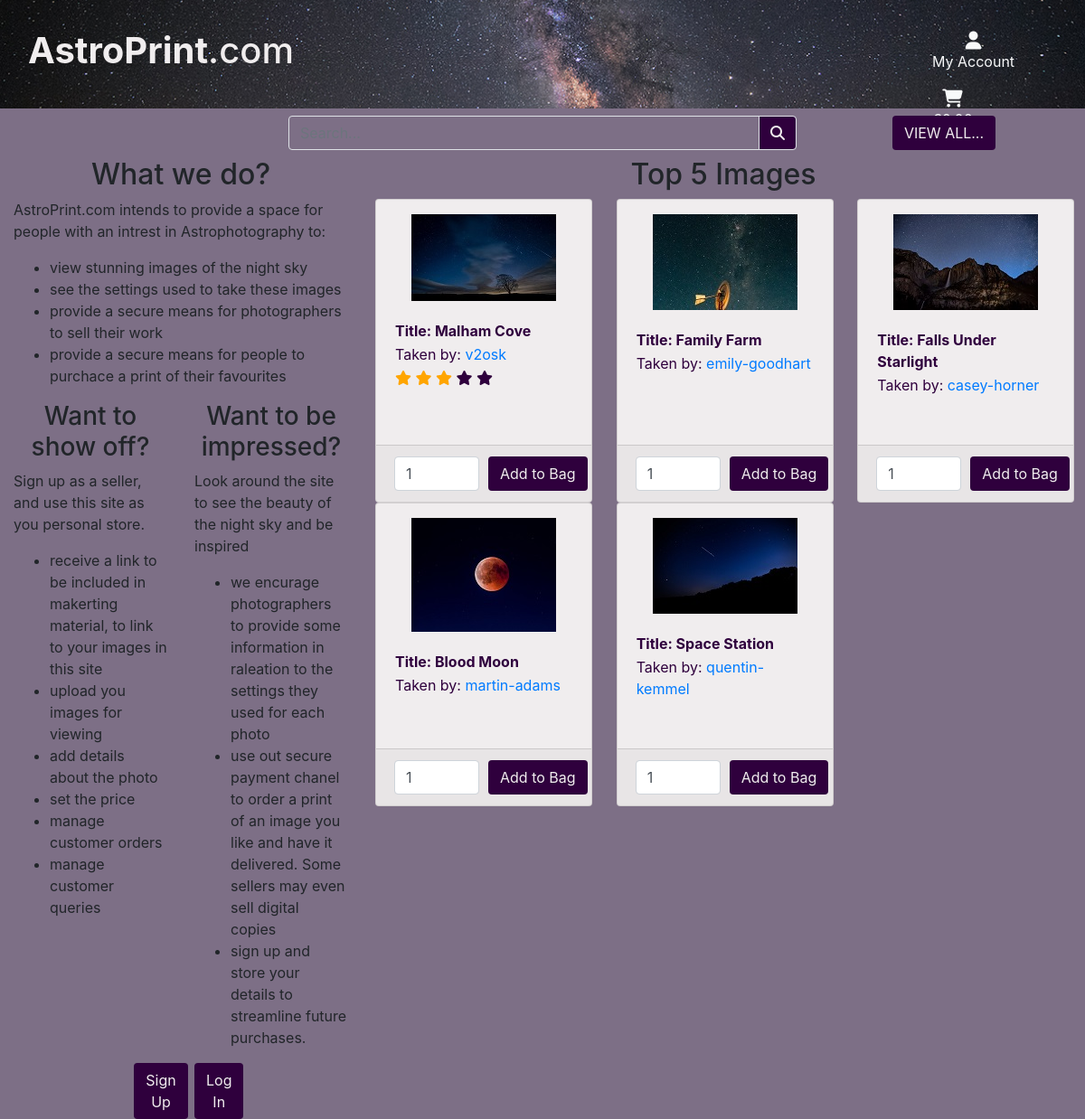
Before: / with the older database file.
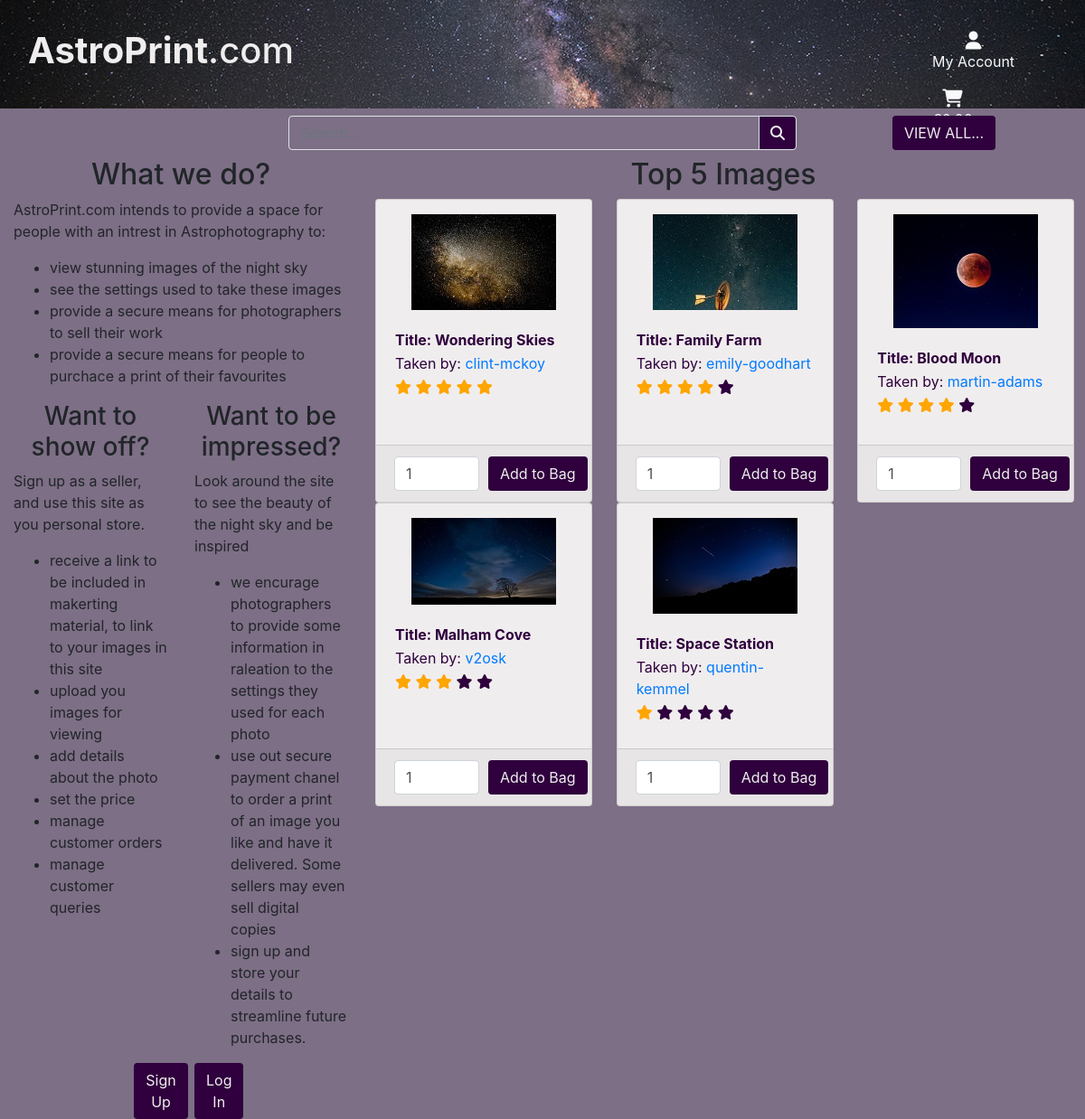
After: the same page with the newer database file.
### images/models.py (models this page shows, shortened)
class Image(models.Model):
    prev_img = models.ImageField(verbose_name='', upload_to='user_images/')
    tmnl_img = models.ImageField(verbose_name='', upload_to='user_images/')
    img_title = models.CharField(max_length=75, null=False, blank=False)
    img_taken = models.DateField(null=True, blank=True)
    base_price = models.DecimalField(max_digits=6, decimal_places=2)
    user_id = models.ForeignKey(User, to_field='id', on_delete=models.CASCADE)
    img_status = models.BooleanField(default=False)
    vol_sold = models.IntegerField(default=0)
    img_rating = models.IntegerField(null=False, blank=False, default=0)
    img_data_id = models.ForeignKey(
        'Image_Data', to_field='id', on_delete=models.SET_NULL,
        null=True, blank=True
    )
    date_added = models.DateTimeField(auto_now_add=True)
    last_updated = models.DateTimeField(auto_now=True)

### home/views.py (the view)
# urls.py: path('', views.index, name='home'),
def index(request):
    images = Image.objects.filter(
        img_status=True).order_by(
            "-img_rating", "-vol_sold")[:5]
    context = {
        'images': images,
    }
    return render(request, 'home/index.html', context)

### shopping_bag/contexts.py (called while the page is built, shortened)
def bag_contents(request):
    bag_images = []
    total = 0
    prod_count = 0
    bag = request.session.get('bag', {})
    context = {
        'bag_images': bag_images,
        'total': total,
        'prod_count': prod_count,
    }
    return context

### home/templates/home/index.html (shortened to what this page needs)
{% extends "base.html" %}
{% load static %}
{% block content %}
    {% include 'includes/search_no_filter.html' %}
    <div class="row m-0">
        <div class="col-12 col-lg-4">
            <div class="row">
                <div class="col">
                    <h2 class="text-center">What we do?</h2>
                    <p>
                        AstroPrint.com intends to provide a space for people
                        with an intrest in Astrophotography to:
                    </p>
                    <ul>
                        <li>
                            view stunning images of the night sky
                        </li>
                        <li>
                            see the settings used to take these images
                        </li>
                        <li>
                            provide a secure means for photographers to sell
                            their work
                        </li>
                        <li>
                            provide a secure means for people to purchace a
                            print of their favourites
                        </li>
                    </ul>
                </div>
            </div>
            <div class="row">
                <div class="col col-md-6">
                    <h3 class="text-center">Want to show off?</h3>
                    <p>
                        Sign up as a seller, and use this site as you personal
                        store.
                    </p>
                    <ul>
                        <li>
                            receive a link to be included in makerting material,
                            to link to your images in this site
                        </li>
                        <li>upload you images for viewing</li>
                        <li>add details about the photo</li>
                        <li>set the price</li>
                        <li>manage customer orders</li>
                        <li>manage customer queries</li>
                    </ul>
                </div>
                <div class="col col-md-6">
                    <h3 class="text-center">Want to be impressed?</h3>
                    <p>
                        Look around the site to see the beauty of the night sky
                        and be inspired
                    </p>
                    <ul>
                        <li>
                            we encurage photographers to provide some information
                            in raleation to the settings they used for each photo
                        </li>
                        <li>
                            use out secure payment chanel to order a print of an
                            image you like and have it delivered. Some sellers may
                            even sell digital copies
                        </li>
                        <li>
                            sign up and store your details to streamline future
                            purchases.
                        </li>
                    </ul>
                </div>
            </div>
            <div class="row">
                <div class="col-4"></div>
                <div class="col-2">
                    <a href="{% url 'account_signup' %}" class="btn btn-site">Sign Up</a>
                </div>
                <div class="col-2">
                    <a href="{% url 'account_login' %}" class="btn btn-site">Log In</a>
                </div>
                <div class="col-4"></div>
            </div>
        </div>
        <div class="col-12 col-lg-8">
            <div class="row">
                <div class="col">
                    <h2 class="text-center">Top 5 Images</h2>
                </div>
            </div>
            <div class="row">
                {% for i in images %}
                    <div class="col-sm-6 col-md-6 col-lg-4">
                        {% include 'images/includes/image_card.html' %}
                    </div>
                {% endfor %}
            </div>
        </div>
    </div>
{% endblock %}

### images/templates/images/includes/image_card.html (shortened to what this page needs)
<div class="card mx-auto my-auto" style="width: 15rem; height: 21rem;">
    <a class="mx-auto" data-fancybox="gallery"
        href="{{ i.prev_img.url }}" title="{{ i.img_title }}"
        data-caption=
        "{{ i.img_title }} by {{ i.user_id }}
        {% if i.img_data_id.city != 'N/A' or i.img_data_id.country != '' %}<br>{% endif %}
        {% if i.img_data_id.city and i.img_data_id.city != 'N/A' %}
            {{ i.img_data_id.city }},
        {% endif %}
        {% if i.img_data_id.country and i.img_data_id.country != '' %}
            {{ i.img_data_id.country }}
        {% endif %}
        <br> {{ i.img_taken }}">
        <img class="img-fluid mt-3" src="{{ i.tmnl_img.url }}" width="160" height="106">
    </a>
    <div class="card-body">
        <table>
            <tr>
                <th>Title: {{ i.img_title }}</th>
            </tr>
            <tr>
                <td>Taken by:
                    <a href="{% url 'user_images' i.user_id %}" class="">{{ i.user_id }}</a>
                </td>
            </tr>
            <tr>
                <td id="rating" class="">
                    <div class="star">
                        {% if i.img_rating == 5 %}
                            <span class="fa fa-star checked"></span>
                            <span class="fa fa-star checked"></span>
                            <span class="fa fa-star checked"></span>
                            <span class="fa fa-star checked"></span>
                            <span class="fa fa-star checked"></span>
                        {% elif i.img_rating == 4 %}
                            <span class="fa fa-star checked"></span>
                            <span class="fa fa-star checked"></span>
                            <span class="fa fa-star checked"></span>
                            <span class="fa fa-star checked"></span>
                            <span class="fa fa-star"></span>
                        {% elif i.img_rating == 3 %}
                            <span class="fa fa-star checked"></span>
                            <span class="fa fa-star checked"></span>
                            <span class="fa fa-star checked"></span>
                            <span class="fa fa-star"></span>
                            <span class="fa fa-star"></span>
                        {% elif i.img_rating == 2 %}
                            <span class="fa fa-star checked"></span>
                            <span class="fa fa-star checked"></span>
                            <span class="fa fa-star"></span>
                            <span class="fa fa-star"></span>
                            <span class="fa fa-star"></span>
                        {% elif i.img_rating == 1 %}
                            <span class="fa fa-star checked"></span>
                            <span class="fa fa-star"></span>
                            <span class="fa fa-star"></span>
                            <span class="fa fa-star"></span>
                            <span class="fa fa-star"></span>
                        {% endif %}
                    </div>
                </td>
            </tr>
        </table>
    </div>
    <div class="card-footer">
        <form class="form" action="{% url 'add_to_bag' i.id %}" method="POST">
            <div class="form-row">
                <div class="col-6 form-col">
                    <input class="form-control qty_input" type="number"
                    name="quantity" value="1" min="1" max="99"
                    data-item_id="{{ i.id }}"
                    id="id_qty_{{ i.id }}">
                </div>
                <div class="col-6 form-col">
                    <input type="submit" class="btn btn-site" value="Add to Bag">
                </div>
            </div>
        </form>
    </div>
</div>

Changed rows visible on the page:
no longer on this page (row edited): Image: tmnl_img (picture), img_title "Falls Under Starlight", user_id "casey-horner"
now on this page (row edited): Image: tmnl_img (picture), img_title "Wondering Skies", user_id "clint-mckoy", img_rating 5 (drawn)
changed Image "Family Farm": img_rating 0 → 4 (drawn)
changed Image "Blood Moon": img_rating 0 → 4 (drawn)
shown differently, row unchanged: Image "Malham Cove": moves down the list
changed Image "Space Station": img_rating 0 → 1 (drawn)
